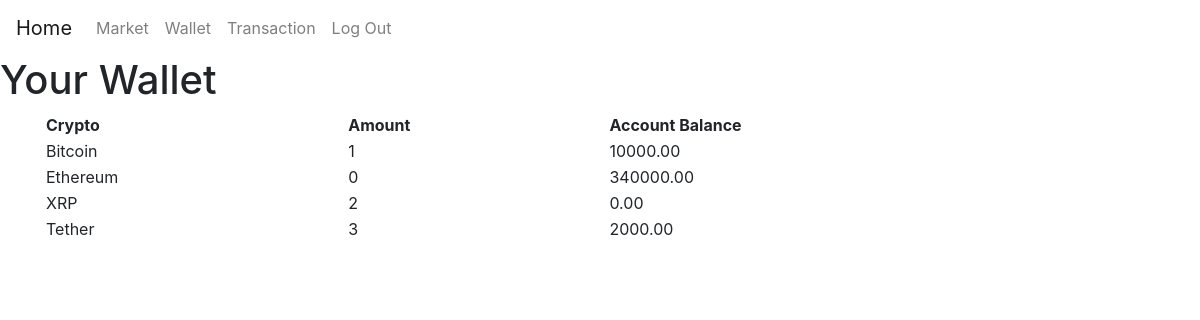
The page /app/user/WalletPage.php (signed in) on the database its author committed.
### tables this page shows
CREATE TABLE `wallet` (
  `WalletID` varchar(36) NOT NULL,
  `CryptoID` varchar(36) NOT NULL,
  `CoinName` varchar(36) NOT NULL,
  `Cointotal` varchar(36) NOT NULL,
  `AccountID` varchar(36) NOT NULL,
  `Balance` decimal(10,2) NOT NULL
);

### app/database/database.php (called while the page is built, shortened)
<?php
class Database {
    private $host = "localhost";
    private $user = "Crypto";
    private $pwd = "CryptoTrader";
    private $dbName = "CryptoTrader";
    protected function connect() {
            $dsn = 'mysql:host=' . $this->host . ';dbname=' . $this->dbName;
            $connect = new PDO($dsn, $this->user, $this->pwd);
            $connect->setAttribute(PDO::ATTR_DEFAULT_FETCH_MODE, PDO::FETCH_ASSOC);
            $connect->setAttribute( PDO::ATTR_ERRMODE, PDO::ERRMODE_EXCEPTION );
            return $connect;
    }
    function run($sql, $params = NULL){
        $stmt = $this->connect()->prepare($sql);
        $stmt->execute($params);
        return $stmt;
    }
}

### app/user/WalletPage.php (the view, shortened to what this page needs)
<?php
include '../partials/header.php';
include '../partials/navbar.php';
require "../database/database.php";
$db = new Database();
?>
<h1>Your Wallet</h1>
<div class="container">
    <table style="width: 100%">
    <tr>
        <th>Crypto</th>
        <th>Amount</th>
        <th>Account Balance</th>
    </tr>
<?php
$Wallet = $db->run("SELECT * FROM wallet")->fetchAll();
foreach($Wallet as $row){
    echo "<tr>";
    echo "<td>" . $row['CoinName'] . "</td>";
    echo "<td>" . $row['Cointotal'] . "</td>";
    echo "<td>" . $row['Balance'] . "</td>";
    echo"</tr>";
}
?>
<?php
include "../partials/footer.php";
?>

### rows shown on the page
wallet: CoinName "Bitcoin", Cointotal "1", Balance "10000.00"
wallet: CoinName "Ethereum", Cointotal "0", Balance "340000.00"
wallet: CoinName "XRP", Cointotal "2", Balance "0.00"
wallet: CoinName "Tether", Cointotal "3", Balance "2000.00"
